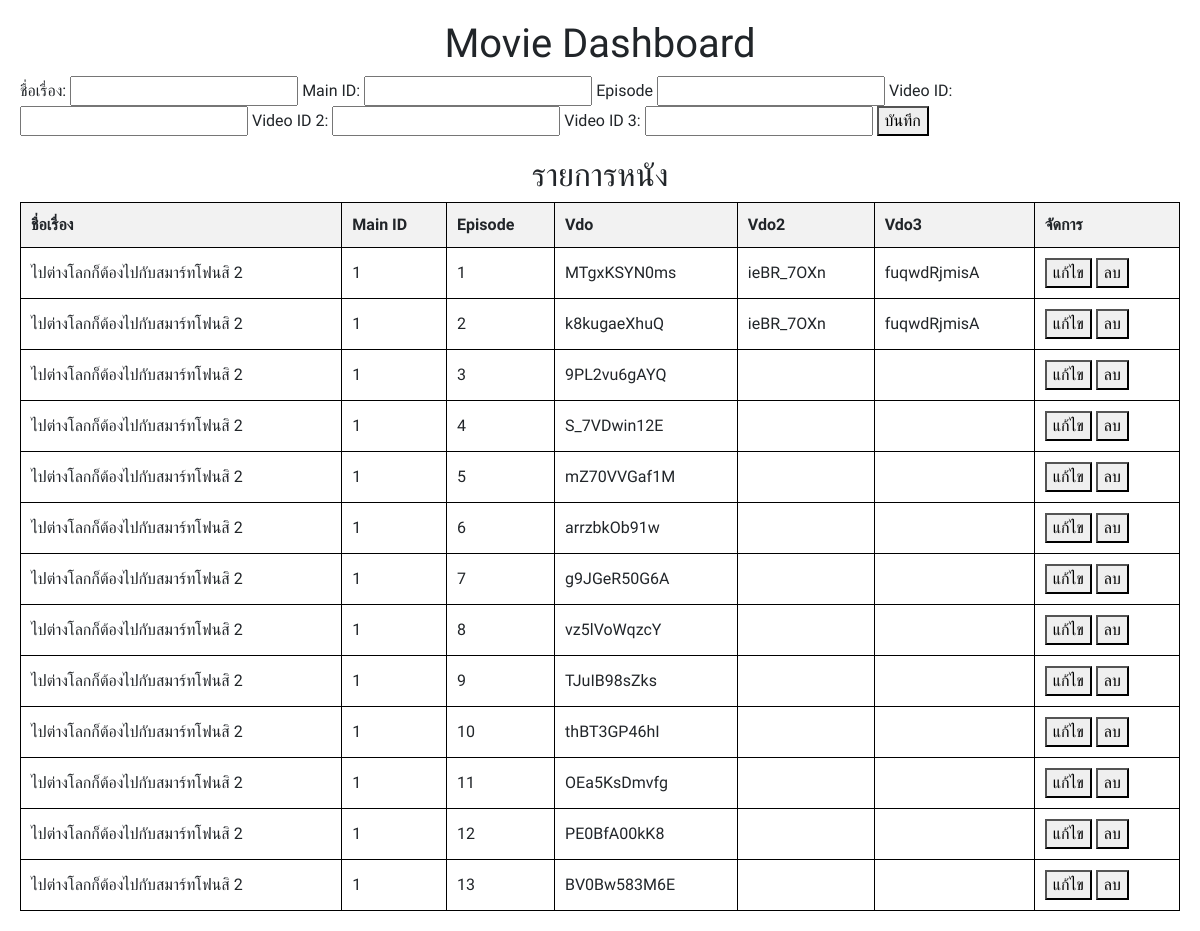
Before: /Dashboard/Dashboardlist.php with the older database file.
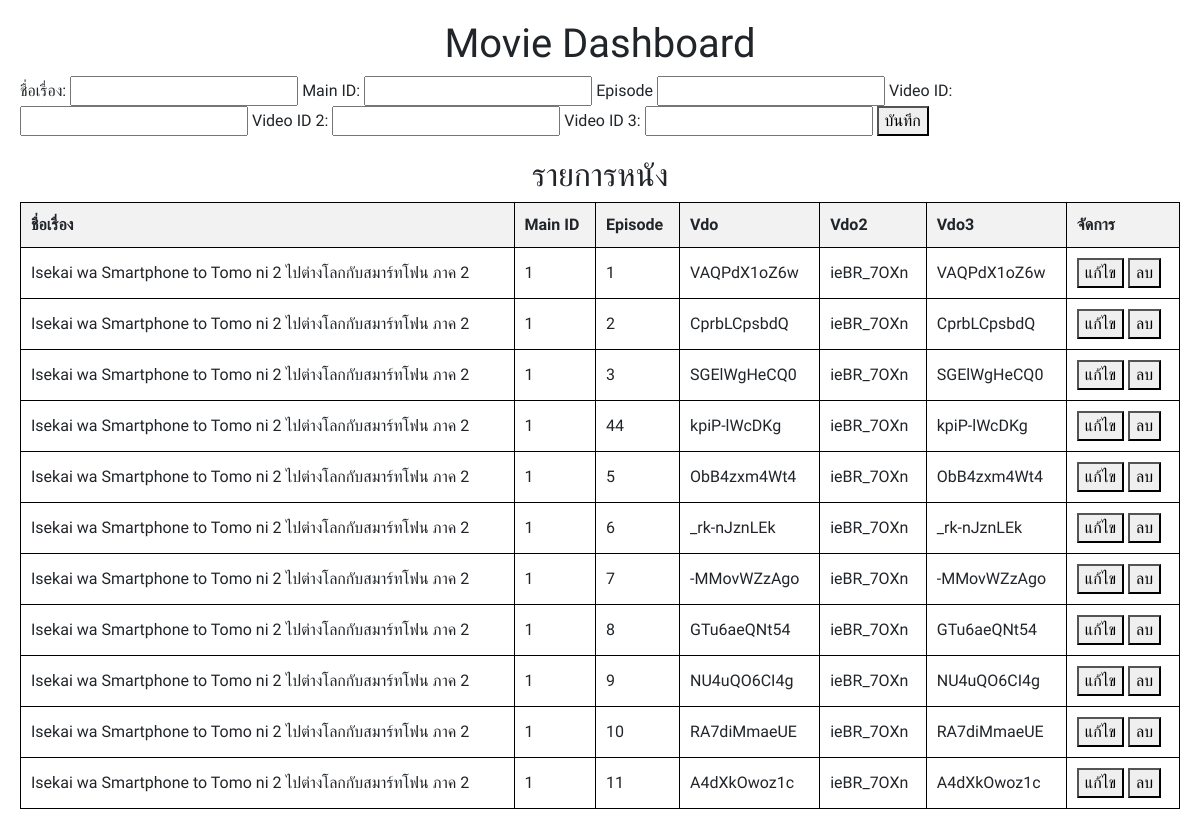
After: the same page with the newer database file.
### tables this page shows
CREATE TABLE IF NOT EXISTS `data_list` (
  `id` int(3) NOT NULL AUTO_INCREMENT,
  `main_id` int(3) NOT NULL,
  `name` text NOT NULL,
  `vdo` text NOT NULL,
  `vdo_02` text NOT NULL,
  `vdo_03` text NOT NULL,
  `episode` int(3) NOT NULL,
  PRIMARY KEY (`id`)
);

### Dashboard/Dashboardlist.php (the view, shortened to what this page needs)
<?php
$servername = "localhost";
$username = "root";
$password = "";
$dbname = "movie";
$conn = new mysqli($servername, $username, $password, $dbname);
$result = $conn->query("SELECT * FROM data_list");
?>
<!DOCTYPE html>
<html lang="en">
<head>
    <link href="https://cdn.jsdelivr.net/npm/bootstrap@5.0.2/dist/css/bootstrap.min.css" rel="stylesheet">
    <link rel="stylesheet" href="Dashboard.css">
</head>
<body>
    <h1>Movie Dashboard</h1>
    <form id="add-movie-form" method="POST">
        <label for="name">ชื่อเรื่อง:</label>
        <input type="text" id="name" name="name" required>
        <label for="main_id">Main ID:</label>
        <input type="text" id="main_id" name="main_id" required>
        <label for="episode">Episode</label>
        <input type="text" id="episode" name="episode" required>
        <label for="vdo">Video ID:</label>
        <input type="text" id="vdo" name="vdo" required>
        <label for="vdo_02">Video ID 2:</label>
        <input type="text" id="vdo_02" name="vdo_02" required>
        <label for="vdo_03">Video ID 3:</label>
        <input type="text" id="vdo_03" name="vdo_03" required>
        <button type="submit">บันทึก</button>
    </form>
    <center>
        <h2>รายการหนัง</h2>
        <table>
            <tr>
                <th>ชื่อเรื่อง</th>
                <th>Main ID</th>
                <th>Episode</th>
                <th>Vdo</th>
                <th>Vdo2</th>
                <th>Vdo3</th>
                <th>จัดการ</th>
            </tr>
            <?php while ($row = $result->fetch_assoc()): ?>
            <tr>
                <td><?php echo $row['name']; ?></td>
                <td><?php echo $row['main_id']; ?></td>
                <td><?php echo $row['episode']; ?></td>
                <td><?php echo $row['vdo']; ?></td>
                <td><?php echo $row['vdo_02']; ?></td>
                <td><?php echo $row['vdo_03']; ?></td>
                <td>
                    <form method="POST" style="display:inline;">
                        <button type="button" onclick="populateForm(<?php echo htmlspecialchars(json_encode($row)); ?>)">แก้ไข</button>
                    </form>
                    <form method="POST" style="display:inline;">
                        <button type="submit">ลบ</button>
                    </form>
                </td>
            </tr>
            <?php endwhile; ?>
        </table>
    </center>
</body>
</html>

Changed rows visible on the page:
removed data_list: name "ไปต่างโลกก็ต้องไปกับสมาร์ทโฟนสิ 2", main "1", episode "12", vdo "PE0BfA00kK8"
removed data_list: name "ไปต่างโลกก็ต้องไปกับสมาร์ทโฟนสิ 2", main "1", episode "13", vdo "BV0Bw583M6E"
changed data_list: name "ไปต่างโลกก็ต้องไปกับสมาร์ทโฟนสิ 2" → "Isekai wa Smartphone to Tomo ni 2 ไปต่างโลกกับสมาร์ทโฟน ภาค 2"; vdo "MTgxKSYN0ms" → "VAQPdX1oZ6w"; vdo_03 "fuqwdRjmisA" → "VAQPdX1oZ6w"
changed data_list: name "ไปต่างโลกก็ต้องไปกับสมาร์ทโฟนสิ 2" → "Isekai wa Smartphone to Tomo ni 2 ไปต่างโลกกับสมาร์ทโฟน ภาค 2"; vdo "k8kugaeXhuQ" → "CprbLCpsbdQ"; vdo_03 "fuqwdRjmisA" → "CprbLCpsbdQ"
changed data_list: name "ไปต่างโลกก็ต้องไปกับสมาร์ทโฟนสิ 2" → "Isekai wa Smartphone to Tomo ni 2 ไปต่างโลกกับสมาร์ทโฟน ภาค 2"; vdo "9PL2vu6gAYQ" → "SGElWgHeCQ0"; vdo_02 (not shown) → "ieBR_7OXn"; vdo_03 (not shown) → "SGElWgHeCQ0"
changed data_list: name "ไปต่างโลกก็ต้องไปกับสมาร์ทโฟนสิ 2" → "Isekai wa Smartphone to Tomo ni 2 ไปต่างโลกกับสมาร์ทโฟน ภาค 2"; episode "4" → "44"; vdo "S_7VDwin12E" → "kpiP-lWcDKg"; vdo_02 (not shown) → "ieBR_7OXn"; vdo_03 (not shown) → "kpiP-lWcDKg"
changed data_list: name "ไปต่างโลกก็ต้องไปกับสมาร์ทโฟนสิ 2" → "Isekai wa Smartphone to Tomo ni 2 ไปต่างโลกกับสมาร์ทโฟน ภาค 2"; vdo "mZ70VVGaf1M" → "ObB4zxm4Wt4"; vdo_02 (not shown) → "ieBR_7OXn"; vdo_03 (not shown) → "ObB4zxm4Wt4"
changed data_list: name "ไปต่างโลกก็ต้องไปกับสมาร์ทโฟนสิ 2" → "Isekai wa Smartphone to Tomo ni 2 ไปต่างโลกกับสมาร์ทโฟน ภาค 2"; vdo "arrzbkOb91w" → "_rk-nJznLEk"; vdo_02 (not shown) → "ieBR_7OXn"; vdo_03 (not shown) → "_rk-nJznLEk"
changed data_list: name "ไปต่างโลกก็ต้องไปกับสมาร์ทโฟนสิ 2" → "Isekai wa Smartphone to Tomo ni 2 ไปต่างโลกกับสมาร์ทโฟน ภาค 2"; vdo "g9JGeR50G6A" → "-MMovWZzAgo"; vdo_02 (not shown) → "ieBR_7OXn"; vdo_03 (not shown) → "-MMovWZzAgo"
changed data_list: name "ไปต่างโลกก็ต้องไปกับสมาร์ทโฟนสิ 2" → "Isekai wa Smartphone to Tomo ni 2 ไปต่างโลกกับสมาร์ทโฟน ภาค 2"; vdo "vz5lVoWqzcY" → "GTu6aeQNt54"; vdo_02 (not shown) → "ieBR_7OXn"; vdo_03 (not shown) → "GTu6aeQNt54"
changed data_list: name "ไปต่างโลกก็ต้องไปกับสมาร์ทโฟนสิ 2" → "Isekai wa Smartphone to Tomo ni 2 ไปต่างโลกกับสมาร์ทโฟน ภาค 2"; vdo "TJuIB98sZks" → "NU4uQO6CI4g"; vdo_02 (not shown) → "ieBR_7OXn"; vdo_03 (not shown) → "NU4uQO6CI4g"
changed data_list: name "ไปต่างโลกก็ต้องไปกับสมาร์ทโฟนสิ 2" → "Isekai wa Smartphone to Tomo ni 2 ไปต่างโลกกับสมาร์ทโฟน ภาค 2"; vdo "thBT3GP46hI" → "RA7diMmaeUE"; vdo_02 (not shown) → "ieBR_7OXn"; vdo_03 (not shown) → "RA7diMmaeUE"
changed data_list: name "ไปต่างโลกก็ต้องไปกับสมาร์ทโฟนสิ 2" → "Isekai wa Smartphone to Tomo ni 2 ไปต่างโลกกับสมาร์ทโฟน ภาค 2"; vdo "OEa5KsDmvfg" → "A4dXkOwoz1c"; vdo_02 (not shown) → "ieBR_7OXn"; vdo_03 (not shown) → "A4dXkOwoz1c"
